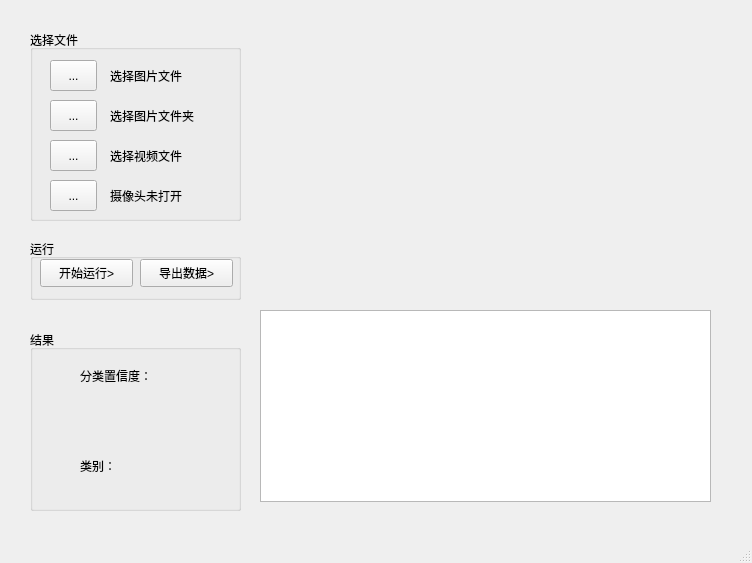
<?xml version="1.0" encoding="UTF-8"?>
<ui version="4.0">
 <class>MainWindow</class>
 <widget class="QMainWindow" name="MainWindow">
  <property name="geometry">
   <rect>
    <x>0</x>
    <y>0</y>
    <width>752</width>
    <height>563</height>
   </rect>
  </property>
  <property name="windowTitle">
   <string>MainWindow</string>
  </property>
  <widget class="QWidget" name="centralwidget">
   <widget class="QLabel" name="reslabel">
    <property name="geometry">
     <rect>
      <x>260</x>
      <y>30</y>
      <width>451</width>
      <height>231</height>
     </rect>
    </property>
    <property name="text">
     <string/>
    </property>
   </widget>
   <widget class="QGroupBox" name="groupBox">
    <property name="geometry">
     <rect>
      <x>30</x>
      <y>30</y>
      <width>211</width>
      <height>191</height>
     </rect>
    </property>
    <property name="title">
     <string>选择文件</string>
    </property>
    <widget class="QToolButton" name="toolButton_fig">
     <property name="geometry">
      <rect>
       <x>20</x>
       <y>30</y>
       <width>47</width>
       <height>31</height>
      </rect>
     </property>
     <property name="text">
      <string>...</string>
     </property>
     <property name="icon">
      <iconset>
       <normaloff>resource/tupian.png</normaloff>resource/tupian.png</iconset>
     </property>
    </widget>
    <widget class="QToolButton" name="toolButton_folder">
     <property name="geometry">
      <rect>
       <x>20</x>
       <y>70</y>
       <width>47</width>
       <height>31</height>
      </rect>
     </property>
     <property name="text">
      <string>...</string>
     </property>
     <property name="icon">
      <iconset>
       <normaloff>resource/wenjianjia.png</normaloff>resource/wenjianjia.png</iconset>
     </property>
    </widget>
    <widget class="QToolButton" name="toolButton_video">
     <property name="geometry">
      <rect>
       <x>20</x>
       <y>110</y>
       <width>47</width>
       <height>31</height>
      </rect>
     </property>
     <property name="text">
      <string>...</string>
     </property>
     <property name="icon">
      <iconset>
       <normaloff>resource/shipin.png</normaloff>resource/shipin.png</iconset>
     </property>
    </widget>
    <widget class="QToolButton" name="toolButton_camera">
     <property name="geometry">
      <rect>
       <x>20</x>
       <y>150</y>
       <width>47</width>
       <height>31</height>
      </rect>
     </property>
     <property name="text">
      <string>...</string>
     </property>
     <property name="icon">
      <iconset>
       <normaloff>resource/shexiang.png</normaloff>resource/shexiang.png</iconset>
     </property>
    </widget>
    <widget class="QLabel" name="label_2">
     <property name="geometry">
      <rect>
       <x>80</x>
       <y>30</y>
       <width>111</width>
       <height>31</height>
      </rect>
     </property>
     <property name="text">
      <string>选择图片文件</string>
     </property>
    </widget>
    <widget class="QLabel" name="label_3">
     <property name="geometry">
      <rect>
       <x>80</x>
       <y>70</y>
       <width>111</width>
       <height>31</height>
      </rect>
     </property>
     <property name="text">
      <string>选择图片文件夹</string>
     </property>
    </widget>
    <widget class="QLabel" name="label_4">
     <property name="geometry">
      <rect>
       <x>80</x>
       <y>110</y>
       <width>111</width>
       <height>31</height>
      </rect>
     </property>
     <property name="text">
      <string>选择视频文件</string>
     </property>
    </widget>
    <widget class="QLabel" name="label_5">
     <property name="geometry">
      <rect>
       <x>80</x>
       <y>150</y>
       <width>111</width>
       <height>31</height>
      </rect>
     </property>
     <property name="text">
      <string>摄像头未打开</string>
     </property>
    </widget>
   </widget>
   <widget class="QGroupBox" name="groupBox_2">
    <property name="geometry">
     <rect>
      <x>30</x>
      <y>239</y>
      <width>211</width>
      <height>61</height>
     </rect>
    </property>
    <property name="title">
     <string>运行</string>
    </property>
    <widget class="QPushButton" name="pushButton_run">
     <property name="geometry">
      <rect>
       <x>10</x>
       <y>20</y>
       <width>93</width>
       <height>28</height>
      </rect>
     </property>
     <property name="text">
      <string>开始运行&gt;</string>
     </property>
    </widget>
    <widget class="QPushButton" name="pushButton_save">
     <property name="geometry">
      <rect>
       <x>110</x>
       <y>20</y>
       <width>93</width>
       <height>28</height>
      </rect>
     </property>
     <property name="text">
      <string>导出数据&gt;</string>
     </property>
    </widget>
   </widget>
   <widget class="QGroupBox" name="groupBox_3">
    <property name="geometry">
     <rect>
      <x>30</x>
      <y>330</y>
      <width>211</width>
      <height>181</height>
     </rect>
    </property>
    <property name="title">
     <string>结果</string>
    </property>
    <widget class="QLabel" name="label_6">
     <property name="geometry">
      <rect>
       <x>20</x>
       <y>30</y>
       <width>31</width>
       <height>31</height>
      </rect>
     </property>
     <property name="text">
      <string/>
     </property>
     <property name="pixmap">
      <pixmap>resource/zhixin.png</pixmap>
     </property>
    </widget>
    <widget class="QLabel" name="label_7">
     <property name="geometry">
      <rect>
       <x>50</x>
       <y>30</y>
       <width>131</width>
       <height>31</height>
      </rect>
     </property>
     <property name="text">
      <string>分类置信度：</string>
     </property>
    </widget>
    <widget class="QLabel" name="label_8">
     <property name="geometry">
      <rect>
       <x>20</x>
       <y>120</y>
       <width>31</width>
       <height>31</height>
      </rect>
     </property>
     <property name="text">
      <string/>
     </property>
     <property name="pixmap">
      <pixmap>resource/fenlei.png</pixmap>
     </property>
    </widget>
    <widget class="QLabel" name="label_9">
     <property name="geometry">
      <rect>
       <x>50</x>
       <y>120</y>
       <width>131</width>
       <height>31</height>
      </rect>
     </property>
     <property name="text">
      <string>类别：</string>
     </property>
    </widget>
    <widget class="QLabel" name="label_10">
     <property name="geometry">
      <rect>
       <x>10</x>
       <y>70</y>
       <width>191</width>
       <height>41</height>
      </rect>
     </property>
     <property name="text">
      <string/>
     </property>
     <property name="wordWrap">
      <bool>true</bool>
     </property>
    </widget>
    <widget class="QLabel" name="label_11">
     <property name="geometry">
      <rect>
       <x>10</x>
       <y>150</y>
       <width>191</width>
       <height>21</height>
      </rect>
     </property>
     <property name="text">
      <string/>
     </property>
    </widget>
   </widget>
   <widget class="QTableView" name="tableView">
    <property name="geometry">
     <rect>
      <x>260</x>
      <y>310</y>
      <width>451</width>
      <height>192</height>
     </rect>
    </property>
   </widget>
  </widget>
  <widget class="QMenuBar" name="menubar">
   <property name="geometry">
    <rect>
     <x>0</x>
     <y>0</y>
     <width>752</width>
     <height>26</height>
    </rect>
   </property>
  </widget>
  <widget class="QStatusBar" name="statusbar"/>
 </widget>
 <resources/>
 <connections/>
</ui>
